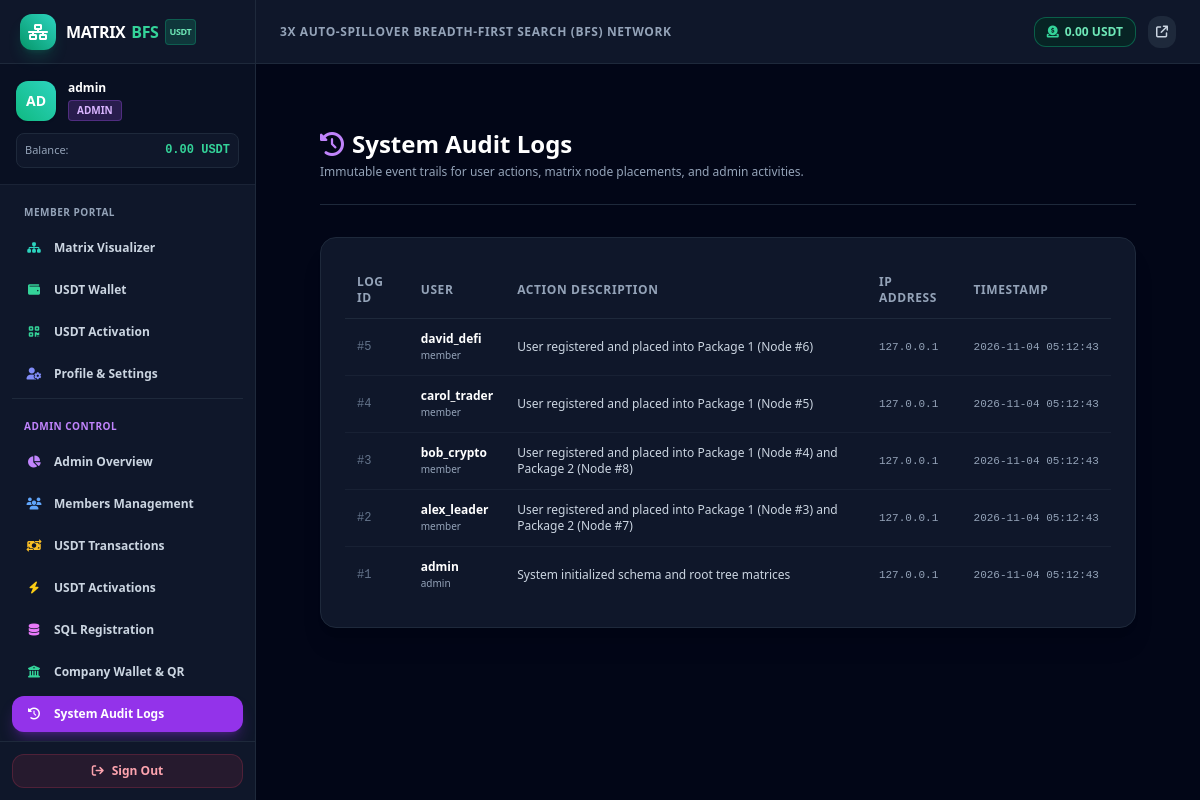
The app's page /admin/logs.php (signed in), older data.
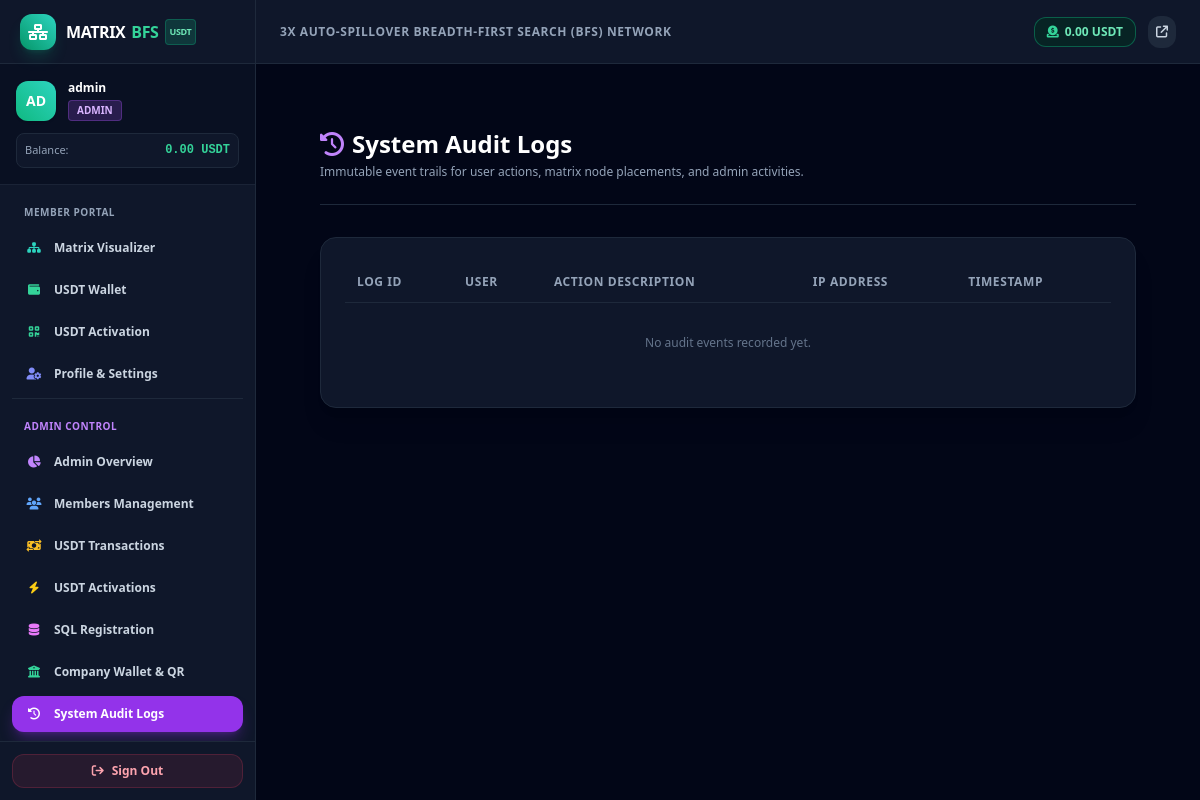
The same page, newer data.
### tables this page shows
CREATE TABLE `activity_logs` (
  `id` INT AUTO_INCREMENT PRIMARY KEY,
  `user_id` INT NULL,
  `action` TEXT NOT NULL,
  `ip_address` VARCHAR(45) NULL,
  `created_at` TIMESTAMP DEFAULT CURRENT_TIMESTAMP,
  INDEX `idx_logs_user` (`user_id`),
  INDEX `idx_logs_created` (`created_at`)
);

CREATE TABLE `users` (
  `id` INT AUTO_INCREMENT PRIMARY KEY,
  `username` VARCHAR(50) NOT NULL UNIQUE,
  `sponsor_id` INT NULL,
  `email` VARCHAR(100) NOT NULL,
  `phone` VARCHAR(30) NULL,
  `gender` ENUM('male', 'female', 'other', 'prefer_not_to_say') NULL,
  `dob` DATE NULL,
  `address` TEXT NULL,
  `city` VARCHAR(100) NULL,
  `district` VARCHAR(100) NULL,
  `state_province` VARCHAR(100) NULL,
  `country` VARCHAR(100) NULL,
  `password` VARCHAR(255) NOT NULL,
  `usdt_wallet` VARCHAR(100) NULL,
  `usdt_network` VARCHAR(30) DEFAULT 'TRC20',
  `usdt_trc20_address` VARCHAR(128) NULL,
  `usdt_bep20_address` VARCHAR(128) NULL,
  `usdt_qr_path` VARCHAR(255) NULL,
  `qr_code_path` VARCHAR(255) NULL,
  `role` ENUM('admin', 'member') NOT NULL DEFAULT 'member',
  `status` ENUM('active', 'suspended', 'pending') NOT NULL DEFAULT 'active',
  `created_at` TIMESTAMP DEFAULT CURRENT_TIMESTAMP,
  INDEX `idx_users_sponsor` (`sponsor_id`),
  INDEX `idx_users_email` (`email`),
  INDEX `idx_users_role` (`role`),
  INDEX `idx_users_status` (`status`)
);

### includes/functions.php (called while the page is built, shortened)
<?php
function e(?string $value): string {
    return htmlspecialchars((string)($value ?? ''), ENT_QUOTES, 'UTF-8');
}

### admin/logs.php (the view, shortened to what this page needs)
<?php
require_once __DIR__ . '/../includes/functions.php';
$pdo = getDatabaseConnection();
$limit = 100;
$stmt = $pdo->prepare("
    SELECT a.*, u.username, u.role
    FROM activity_logs a
    LEFT JOIN users u ON a.user_id = u.id
    ORDER BY a.id DESC
    LIMIT :lim
");
$stmt->bindValue(':lim', $limit, PDO::PARAM_INT);
$stmt->execute();
$logs = $stmt->fetchAll();
require_once __DIR__ . '/../includes/header.php';
?>
<div class="max-w-7xl mx-auto px-4 sm:px-6 lg:px-8 py-8 space-y-8">
    <div class="pb-6 border-b border-slate-800">
        <h1 class="text-2xl font-black text-white flex items-center gap-2">
            <i class="fa-solid fa-clock-rotate-left text-purple-400"></i> System Audit Logs
        </h1>
        <p class="text-xs text-slate-400 mt-1">Immutable event trails for user actions, matrix node placements, and admin activities.</p>
    </div>
    <div class="bg-slate-900 border border-slate-800 rounded-2xl p-6 shadow-xl">
        <div class="overflow-x-auto custom-scroll">
            <table class="w-full text-left text-xs border-collapse">
                <thead>
                    <tr class="border-b border-slate-800 text-slate-400 uppercase tracking-wider">
                        <th class="py-3 px-3">Log ID</th>
                        <th class="py-3 px-3">User</th>
                        <th class="py-3 px-3">Action Description</th>
                        <th class="py-3 px-3">IP Address</th>
                        <th class="py-3 px-3">Timestamp</th>
                    </tr>
                </thead>
                <tbody class="divide-y divide-slate-800/60 font-mono">
                    <?php if (empty($logs)): ?>
                        <tr>
                            <td colspan="5" class="text-center py-8 text-slate-500 font-sans">No audit events recorded yet.</td>
                        </tr>
                    <?php else: ?>
                        <?php foreach ($logs as $log): ?>
                            <tr class="hover:bg-slate-800/40 transition">
                                <td class="py-3 px-3 text-slate-500">#<?= (int)$log['id'] ?></td>
                                <td class="py-3 px-3 font-sans">
                                    <?php if ($log['username']): ?>
                                        <span class="font-bold text-white"><?= e($log['username']) ?></span>
                                        <span class="text-[10px] text-slate-400 block"><?= e($log['role']) ?></span>
                                    <?php else: ?>
                                        <span class="text-slate-500">System/Guest</span>
                                    <?php endif; ?>
                                </td>
                                <td class="py-3 px-3 font-sans text-slate-300">
                                    <?= e($log['action']) ?>
                                </td>
                                <td class="py-3 px-3 text-slate-400 text-[11px]">
                                    <?= e($log['ip_address'] ?? '127.0.0.1') ?>
                                </td>
                                <td class="py-3 px-3 text-slate-400 whitespace-nowrap text-[11px]">
                                    <?= date('Y-m-d H:i:s', strtotime($log['created_at'])) ?>
                                </td>
                            </tr>
                        <?php endforeach; ?>
                    <?php endif; ?>
                </tbody>
            </table>
        </div>
    </div>
</div>
<?php require_once __DIR__ . '/../includes/footer.php'; ?>

Row changes from the older to the newer data that the page shows:
removed activity_logs: id "5", user.username "david_defi", user.role "member", action "User registered and placed into Package 1 (Node #6)", ip_address "127.0.0.1", created_at "2026-11-04 05:12:43"
removed activity_logs: id "4", user.username "carol_trader", user.role "member", action "User registered and placed into Package 1 (Node #5)", ip_address "127.0.0.1", created_at "2026-11-04 05:12:43"
removed activity_logs: id "3", user.username "bob_crypto", user.role "member", action "User registered and placed into Package 1 (Node #4) and Package 2 (Node #8)", ip_address "127.0.0.1", created_at "2026-11-04 05:12:43"
removed activity_logs: id "2", user.username "alex_leader", user.role "member", action "User registered and placed into Package 1 (Node #3) and Package 2 (Node #7)", ip_address "127.0.0.1", created_at "2026-11-04 05:12:43"
removed activity_logs: id "1", user.username "admin", user.role "admin", action "System initialized schema and root tree matrices", ip_address "127.0.0.1", created_at "2026-11-04 05:12:43"
Text that changed along with them:
text now shown: "No audit events recorded yet."
